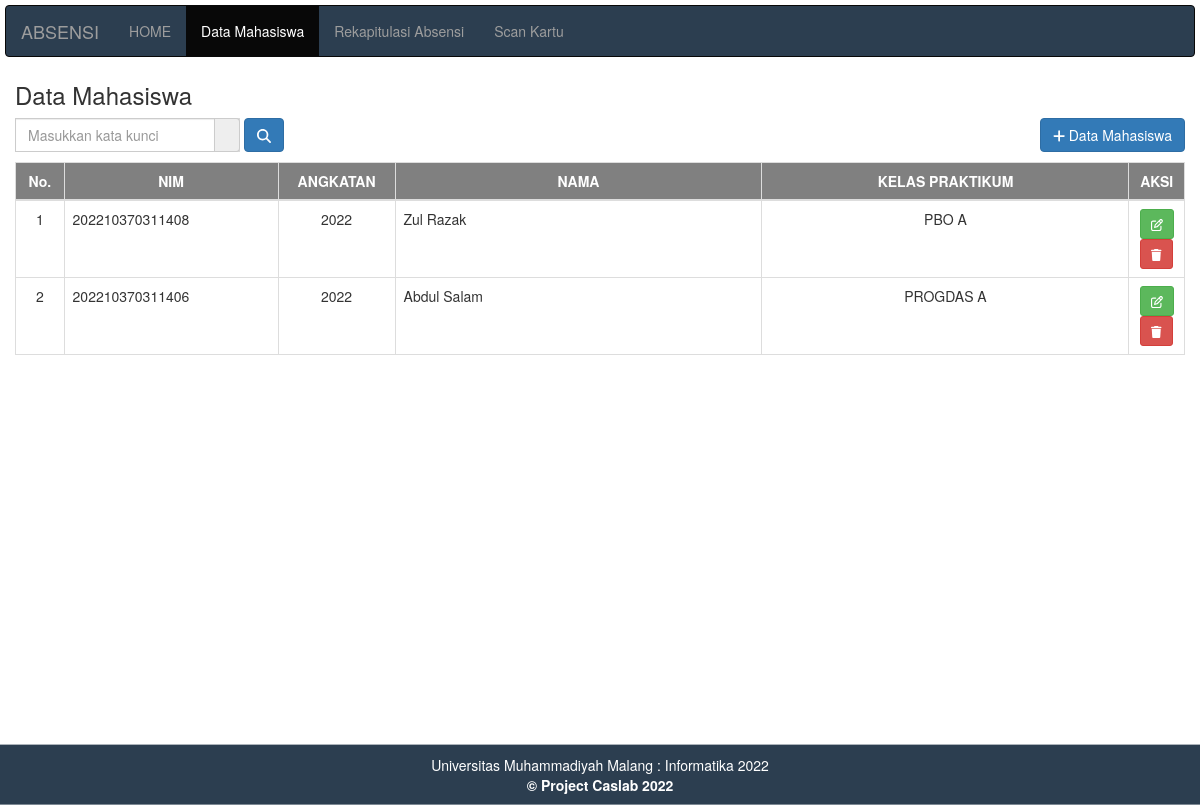
The app's page /datamahasiswa.php, older data.
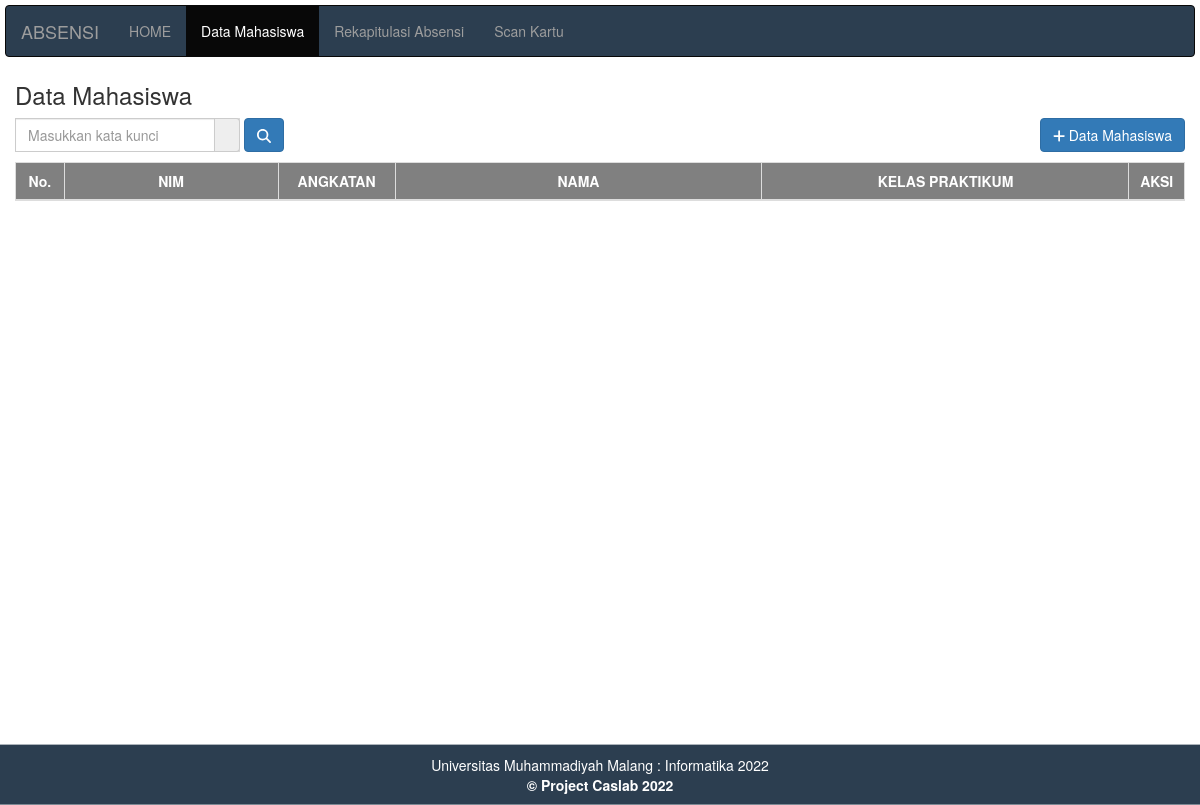
The same page, newer data.
### tables this page shows
CREATE TABLE `mahasiswa` (
  `id` int(15) NOT NULL,
  `nokartu` varchar(15) NOT NULL,
  `nama` varchar(50) NOT NULL,
  `id_kelas` varchar(10) NOT NULL
);

### datamahasiswa.php (the view, shortened to what this page needs)
<!DOCTYPE html>
<html>
    <head>
        <?php include "header.php"; ?>
       <link rel="stylesheet" type="text/css" href="style.css">
        <link rel="stylesheet" type="text/css" href="./fontawesome-free-6.4.0-web/css/all.min.css">
    </head>
    <body>
        <?php include "menu.php"; ?>
        <div class="container-fluid" style="width:100%;">
            <h3>Data Mahasiswa</h3>
            <div class="table-header" style="float: left; margin-right: 0;">
                <form method="GET" action="" class="form-inline">
                    <div class="input-group" style="color: blue; background-color: #d9d9d9;">
                            <input type="text" class="form-control" id="inputSearch" name="q" placeholder="Masukkan kata kunci" style="width: 200px; background-color: white;"
                            value="<?php echo isset($_GET['q']) ? $_GET['q'] : '' ?>">
                                <div class="input-group-addon" >
                                </div>
                        </div>
                    <button type="submit" class="btn btn-primary"><i class="fa-solid fa-magnifying-glass"></i></button>
                </form>
            </div>
                <div class="table-header" style="float: right;">
                    <a href="tambah.php"><button class="btn btn-primary"><i class="fa-solid fa-plus"></i> Data Mahasiswa</button></a>
                </div>
                <table class="table table-bordered" style="margin-top: 10px; ">
                    <thead>
                        <tr style="background-color: grey; color: white; height:100%;">
                            <th style="width: 10px; text-align: center" >No.</th>
                            <th style="width: 175px; text-align: center">NIM</th>
                            <th style="width: 10%; text-align: center">ANGKATAN</th>
                            <th style="width: 300px; text-align: center">NAMA</th>
                            <th style="width: 300px; text-align: center">KELAS PRAKTIKUM</th>
                            <th style="width: 4.75%; text-align: center">AKSI</th>
                        </tr>
                    </thead>
            <tbody>
                        <?php
                        include "koneksi.php";
                    if(isset($_GET['q']) && $_GET['q'] != '') {
                        $keyword = $_GET['q'];
                        $sql = mysqli_query($konek, "SELECT mahasiswa.*, GROUP_CONCAT(kelas.kelas_praktikum SEPARATOR ', ') as kelas_praktikum
                                FROM mahasiswa
                                LEFT JOIN kelas ON FIND_IN_SET(kelas.id_kelas, mahasiswa.id_kelas)
                                WHERE mahasiswa.nokartu LIKE '%$keyword%' OR mahasiswa.nama LIKE '%$keyword%' OR kelas.kelas_praktikum LIKE '%$keyword%'
                                GROUP BY mahasiswa.id");
                    } else {
                        $sql = mysqli_query($konek, "SELECT mahasiswa.*, GROUP_CONCAT(kelas.kelas_praktikum SEPARATOR ', ') as kelas_praktikum FROM mahasiswa LEFT JOIN kelas ON FIND_IN_SET(kelas.id_kelas, mahasiswa.id_kelas) GROUP BY mahasiswa.id");
                    }
                        $no = 0;
                        while($data = mysqli_fetch_array($sql))
                        {
                            $no++;
                            $angkatan = substr($data['nokartu'], 0, 4);
                        ?>
                        <tr>
                            <td style="text-align: center"> <?php echo $no; ?> </td>
                            <td> <?php echo $data['nokartu']; ?> </td>
                            <td style="text-align: center"> <?php echo $angkatan; ?> </td>
                            <td> <?php echo $data['nama']; ?> </td>
                            <td style="text-align: center;"> <?php echo $data['kelas_praktikum']; ?> </td>
                            <td style="text-align: center;">
                                <a href="edit.php?id=<?php echo $data['id']; ?>" ><button class="btn btn-success btn-sm"><i class="fa-regular fa-pen-to-square"></i></button></a>
                                <button type="button" class="btn btn-danger btn-sm" data-toggle="modal" data-target="#hapusModal<?php echo $data['id']; ?>"><i class="fa-solid fa-trash"></i></button>
                            </td>
                        </tr>
                        </div>
                        <?php } ?>
                </tbody>
            </table>
        </div>
    </body>
    <?php include "footer.php"?>
</html>

Row changes from the older to the newer data that the page shows:
removed mahasiswa: nokartu "202210370311408", nokartu "2022", nama "Zul Razak", kelas_praktikum "PBO A"
removed mahasiswa: nokartu "202210370311406", nokartu "2022", nama "Abdul Salam", kelas_praktikum "PROGDAS A"
